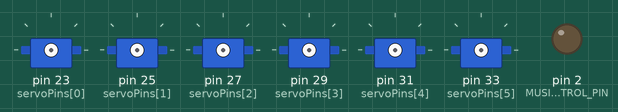
Bench run of a sketch on a simulated Arduino Mega 2560, built with avr-gcc and run on an emulated ATmega2560. On the bench: 6 × servo, output pins drawn as LEDs (lit = HIGH).

Above: at 0.1 s.
At 4.6 s:
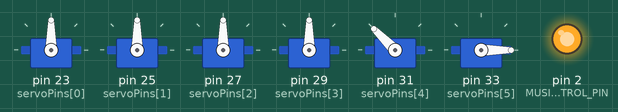
At 10.0 s:
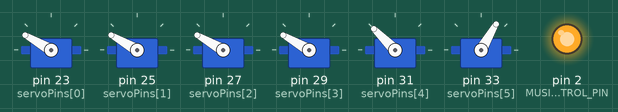
At 25.5 s:
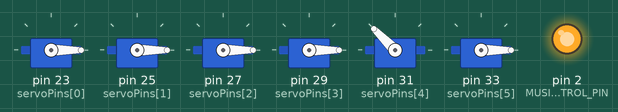
At 31.0 s:
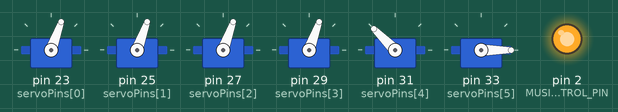
At 37.0 s:
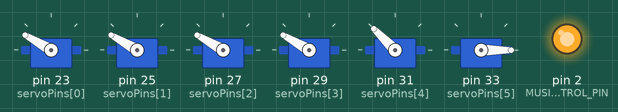
Timing chart, 0 to 40.0 s (numbered marks = the images above):
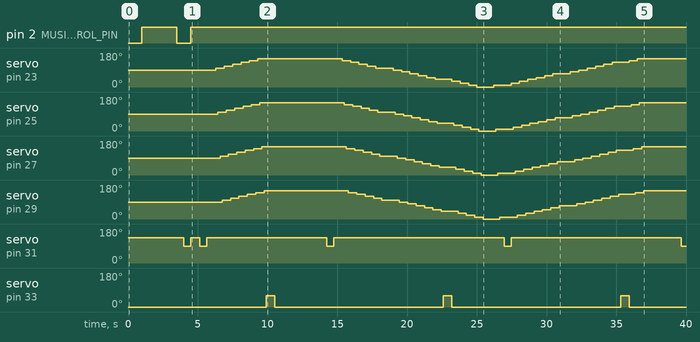

The sketch:

DancingBirdsMega.ino
```cpp
/**
 * \file DancingBirdsMega.ino
 * \brief The arduino file for the dancing birds project,
 * Arduino Mega only for Art-a-Tronic exhibition
 *
 * \date April 2019 = June 2019
 * \author Enrico Miglino <balearicdynamics@gmail.com>
 * \version 2.1
 *
 */
#undef _DEBUG

#include <Servo.h>

#ifdef _DEBUG
#include <Streaming.h>
#endif

#include "constants.h"

//! Array of the servo pins
int servoPins[NUMSERVOS] = { 23, 25, 27, 29, 31, 33 };
//! Array of the servo library instances (one every servo)
Servo servos[NUMSERVOS];

cmdStatus birdsActivity;


//! Initialisation function
void setup() {
    int j;
#ifdef _DEBUG
    Serial.begin(9600);
#endif
    // Initialize the music power On/Off
    pinMode(MUSIC_CONTROL_PIN, OUTPUT);
    // Initilize the status structure and the servos
    initActivityStatus();
    // Test the servos on startup
    testSystem();
}

//! Application main loop
void loop() {
    int j;

    // Music on
#ifdef _DEBUG
    Serial << "Loop() musicOn" << endl;
#endif
    setupCommand(CMD_MUSIC);
    commandProcessor();
    delay(150);

    // Action cycle
    for(j = 0; j < ACTION_LOOP_CYCLES; j++) {
#ifdef _DEBUG
    Serial << "Loop() Action loop cycle " << j << endl;
#endif
        setupCommand(CMD_JUMP);
        commandProcessor();
        delay(150);
        setupCommand(CMD_DANCE);
        commandProcessor();
        setupCommand(CMD_SOUND);
        commandProcessor();
        delay(150);
    }

    // Music off
#ifdef _DEBUG
    Serial << "Loop() musicOff" << endl;
#endif
    setupCommand(CMD_MUSIC);
    commandProcessor();
    delay(150);

    // Pause
    delay(ACTION_LOOP_PAUSE);
}
// ============================================================
//                      FUNCTIONS & COMMANDS
// ============================================================

/**
 * Initialize the commands status structure and set the status
 * of the servos accordingly
 */
void initActivityStatus() {
    initBirds();
    powerMusic();
    initServos();
}

//
/**
 * Initialize the birds platform and preset the comands structure
 * and servos status
 */
void initBirds() {
    // Initialize the activity structure
    birdsActivity.music = false;
    birdsActivity.dance = false;
    birdsActivity.changeMusic = false;
    birdsActivity.birdsJump = false;
    birdsActivity.currentBird = 0;

    int j;

    for(j = 0; j < NUM_BIRDS; j++) {
        birdsActivity.birdsRotation[j] = BIRDS_QUIET;
        birdsActivity.rotateDirection[j] = BIRD_DIRECTION_CW;
    }
}

/**
 * Change the currently selected bird.
 * If the last is reached, start with the firs
 */
 void changeBird() {

  birdsActivity.currentBird++;

  // If last bird is reached, select the first
  if(birdsActivity.currentBird == NUM_BIRDS) {
    birdsActivity.currentBird = 0;
  }
 }

/**
 * Initialise the servos.
 * This method is also called by the initActivityStatus() to setup the
 * servos to the initial position.
 */
void initServos() {
    int j;

    // Attach the servos to the corresponding pins
    for(j = 0; j < NUMSERVOS; j++) {
        servos[j].attach(servoPins[j]);
    }

    // Initialize the birds servos to the current position
    for(j = 0; j < NUM_BIRDS; j++) {
        setServo(j, birdsActivity.birdsRotation[j]);
    }

    // Initialize the position of the birds platform to the down position
    setServo(BRID_PLATFORM_PIN, BIRDS_JUMP_DOWN);

    // Initialize the position of the birds platform to the down position
    setServo(MUSICBUTTON_PIN, MUSIC_BUTTON_UP);

    // Force the music off
    powerMusic();
}

/**
 * Initialise the system for dancing.
 */
void initDance() {
    int j;

    for(j = 0; j < NUM_BIRDS; j++) {
        birdsActivity.birdsRotation[j] = BIRDS_QUIET;
        birdsActivity.rotateDirection[j] = BIRD_DIRECTION_CW;
        setServo(j, birdsActivity.birdsRotation[j]);
    }

    // Initialize the position of the birds platform to the down position
    setServo(BRID_PLATFORM_PIN, BIRDS_JUMP_DOWN);
    // Initialize the position of the birds platform to the down position
    setServo(MUSICBUTTON_PIN, MUSIC_BUTTON_UP);
}

/**
 * Test the system after startup
 */
 void testSystem() {

    birdsActivity.music = true;
    powerMusic();
    delay(1000);
    changeMusic();
    delay(1000);
    birdsActivity.music = false;
    powerMusic();
    birdsActivity.changeMusic = false;

    birdsActivity.birdsJump = true;
    jumpBirds();
    birdsActivity.birdsJump = false;
 }

/**
 * Executes a birds platform jump. The operation is conditioned to the
 * flex status.
 * This allows the function to be called programmatically every loop cycle
 * but the jump has effect depending on the flag status.
 * After the jump is executed, the jump status is reset
 */
void jumpBirds() {
    if(birdsActivity.birdsJump) {
        setServo(BRID_PLATFORM_PIN, BIRDS_JUMP_UP);
        delay(BIRDS_JUMP_DELAY);
        setServo(BRID_PLATFORM_PIN, BIRDS_JUMP_DOWN);
        birdsActivity.birdsJump = false;
    }
}

//! Position a servo at the desired angle
void setServo(int num, int deg) {
  deg = constrain(deg, MIN_ANGLE, MAX_ANGLE);
  servos[num].write(deg);
}

/**
 * Set On/Off the music player. The command needs half a second
 * of delay to be completed.
 */
void powerMusic() {
  if(birdsActivity.music) {
      digitalWrite(MUSIC_CONTROL_PIN, HIGH);
  }
  else {
      digitalWrite(MUSIC_CONTROL_PIN, LOW);
  }
  delay(500);
}

/**
 * Press the music change button, if there is a queued request.
 * Ater the command has been executed, the flag status is reset
 */
void changeMusic() {
  if(birdsActivity.changeMusic) {
    setServo(MUSICBUTTON_PIN, MUSIC_BUTTON_DOWN);
    delay(MUSIC_BUTTON_DELAY);
    setServo(MUSICBUTTON_PIN, MUSIC_BUTTON_UP);
    birdsActivity.changeMusic = false;
  }
}

/**
 * Executes the dance sequence for the desired period
 * The dance steps are exectued starting from the current position
 * of every bird.
 *
 * @param duration The period to dance (ms)
 */
void dance(int duration) {
    int j, k = 0, danceSteps;

#ifdef _DEBUG
    Serial << "dance() steps " << duration << endl;
#endif

    // Initialize the dance, only if the dance flag is set
    if(birdsActivity.dance) {
//      initDance();
//      delay(250);

        // Dance until the end of world (cit.)
        for(danceSteps = 0; danceSteps < duration; danceSteps++) {
          int b;

#ifdef _DEBUG
    Serial << "dance() dancing " << danceSteps << endl;
#endif

          // Loop the birds
          for(b = 0; b < NUM_BIRDS; b++) {
              // -----------------------------------
              // Check for the direction clockwise
              // -----------------------------------
              if(birdsActivity.rotateDirection[b] == BIRD_DIRECTION_CW) {
                  // Check if the position is at the end and invert the direction
                  if(birdsActivity.birdsRotation[b] >= BIRDS_MAX_ROT) {
                      // Invert the direction
                      birdsActivity.rotateDirection[b] = BIRD_DIRECTION_CCW;
                  } // Invert direction
                  else {
                      // Increment the step
                      birdsActivity.birdsRotation[b] += BIRDS_ROT_STEP;
                  } // Directiion clockwise
              } else {
                  // -----------------------------------
                  // Direction counterclockwise
                  // -----------------------------------
                  // Check if the position is at the end and invert the direction
                  if(birdsActivity.birdsRotation[b] <= BIRDS_MIN_ROT) {
                      // Invert the direction
                      birdsActivity.rotateDirection[b] = BIRD_DIRECTION_CW;
                  } // Invert direction
                  else {
                      // Decrement the step
                      birdsActivity.birdsRotation[b] -= BIRDS_ROT_STEP;
                  } // Decrement the position
              } // Direction counterclockwise
              // Position the bird servo
              birdsActivity.currentBird = b;
              rotateBird();
              delay(150);
            } // Loop the birds
        } // Dance until...
    }
}

/**
 * Rotate the currentbird consideing the direction
 */
void rotateBird() {
  setServo(birdsActivity.currentBird,
      birdsActivity.birdsRotation[birdsActivity.currentBird]);
}

/**
 * Mnually rotate the current selected bird of a single step
 * when the right or let limit is reached the rotation stops
 */
void stepRotateBird() {

  if(birdsActivity.rotateDirection[birdsActivity.currentBird] == BIRD_DIRECTION_CW) {
      // Check if the position is at the end and invert the direction
      if(birdsActivity.birdsRotation[birdsActivity.currentBird] != BIRDS_MAX_ROT) {
        // Increment the step
        birdsActivity.birdsRotation[birdsActivity.currentBird] += BIRDS_ROT_STEP;
      } // Directiion clockwise
  } else {
      // -----------------------------------
      // Direction counterclockwise
      // -----------------------------------
      // Check if the position is at the end and invert the direction
      if(birdsActivity.birdsRotation[birdsActivity.currentBird] != BIRDS_MIN_ROT) {
        // Decrement the step
        birdsActivity.birdsRotation[birdsActivity.currentBird] -= BIRDS_ROT_STEP;
      } // Decrement the position
  } // Direction counterclockwise
  // Position the bird servo
  rotateBird();
}

/**
 * Execute the padByte command
 */
void setupCommand(int padByte) {

  switch(padByte) {

    case CMD_JUMP:
      // Set the jump status request to true. The jump will be executed
      // anyway from the main loop or the dance function and does no
      // change the other statuses. After the jump is exectued the request
      // is reset.
      birdsActivity.birdsJump = true;
      break;

    case CMD_ROTATE_RIGHT:
      // Set the rotation direction to clockwise.
      // This command disable the dance mode.
      birdsActivity.rotateDirection[birdsActivity.currentBird] = BIRD_DIRECTION_CW;
      stepRotateBird();
      delay(150); // avoid multiple commands
      break;

    case CMD_NEXT_BIRD:
      // Change the current controlled bird to the next one. If
      // the max limit is reached, the next bird is the first one
      // This command disable the dance mode.
      birdsActivity.currentBird++;
      if(birdsActivity.currentBird == NUM_BIRDS) {
        birdsActivity.currentBird = 0;
      }
      delay(500); // avoid multiple commands
      break;

    case CMD_ROTATE_LEFT:
      // Set the rotation direction to counterclockwise.
      // This command disable the dance mode.
      birdsActivity.rotateDirection[birdsActivity.currentBird] = BIRD_DIRECTION_CCW;
      stepRotateBird();
      delay(150); // avoid multiple commands
      break;

    case CMD_MUSIC:
      // Change the music status.
      // Disabling the music dance if running is stoped
      if(birdsActivity.music) {
        birdsActivity.music = false;
        birdsActivity.dance = false;
      }
      else {
        birdsActivity.music = true;
      }
      powerMusic();
      break;

    case CMD_SOUND:
      // Set the change music request.
      // The command is processed in the main loop or at the end of a dance
      // sequece (end of movements loop cycle)
      birdsActivity.changeMusic = true;
      break;

    case CMD_DANCE:
      // Change the dance status. The command is processed in
      // the main loop or in the dance command.
      // If the music is off the command has no effect (dance will be off)
      // Stopping dance does not stop the music
      if(birdsActivity.music) {
        birdsActivity.dance = true;
      }
      delay(500);
      break;

    case CMD_STOP:
      initActivityStatus(); // Reinitialize the system
      break;
  }
}

/**
 * Process the commands in the right order and eventually
 * pass the control to the dance process
 * The commands not managed by the commandProcessor() are
 * executed as they are detected vy the checkPadStaus()
 * command parser
 */
 void commandProcessor() {
  jumpBirds();
  changeMusic();
  dance(DANCE_CYCLE);
 }
```

constants.h
```cpp
/**
 * \file constants.h
 * \brief constants for the dancing birds project,
 * Arduino Mega only for Art-a-Tronic exhibition
 *
 * \date April 2019 = June 2019
 * \author Enrico Miglino <balearicdynamics@gmail.com>
 * \version 2.1
 *
 */
#ifndef _CONSTANTS
#define _CONSTANTS

//#define PIR_PIN 8               ///< Pir sensor pin NOT USED
//#define END_SEQ_DELAY 30000     ///< End sequence delay before checking the PIR again (ms)

#define BIRD1_PIN 0             ///< Bird pin index (servo control)
#define BIRD2_PIN 1             ///< Bird pin index (servo control)
#define BIRD3_PIN 2             ///< Bird pin index (servo control)
#define BIRD4_PIN 3             ///< Bird pin index (servo control)
#define BRID_PLATFORM_PIN 4     ///< Queue motion servo
#define MUSICBUTTON_PIN 5       ///< Music selection button servo
#define MUSIC_CONTROL_PIN 2     ///< Music power pin

#define NUMSERVOS 6             ///< Number of servos organised in an array

#define MIN_ANGLE 0     ///< Real min angle of the servo. 0-180 Deg is refactored to it
#define MAX_ANGLE 150   ///< Real max angle of the servo. 0-180 Deg is r5factored to it
// ===============================================
//  Birds Commands
// ===============================================

#define CMD_JUMP 0x01               ///< Birds platform jump once
#define CMD_ROTATE_RIGHT 0x02       ///< Rotate current bird right (no action if reach limit)
#define CMD_NEXT_BIRD 0x03          ///< Move control to next bird (1-4 cyclic)
#define CMD_ROTATE_LEFT 0x04        ///< Rotate current bird left (no action if reach limit)
#define CMD_MUSIC 0x05              ///< Change the status of the music player (On/Off)
#define CMD_SOUND 0x06              ///< Change the current playing music
#define CMD_DANCE 0X07              ///< Set birds dancing On/Off
#define CMD_STOP 0X08               ///< Power off the game

//! Commands constants
#define BIRDS_ROT_STEP 10    ///< Manual rotation step of the birds (Deg)
#define BIRDS_QUIET 90      ///<
#define BIRDS_MIN_ROT 0     ///< Minimum rotation angle of the birds (Deg)
#define BIRDS_MAX_ROT 180   ///< Minimum rotation angle of the birds (Deg)
#define BIRDS_RESTING 90    ///< Birds resting oint angle (Deg)
#define NUM_BIRDS 4         ///< Number of birds

#define BIRDS_JUMP_UP 90        ///< Birds platform up position (Deg)
#define BIRDS_JUMP_DOWN 135     ///< Birds platform down position (Deg)
#define BIRDS_JUMP_DELAY 500    ///< Duration of the birds platform jump

#define MUSIC_BUTTON_DOWN 60    ///< Music change button press position (Deg)
#define MUSIC_BUTTON_UP 0       ///< Music change button release position (Deg)
#define MUSIC_BUTTON_DELAY 600  ///< Delay of the music change button press to take effect (ms)

#define BIRD_DIRECTION_CW +1    ///< Birds rotation direction
#define BIRD_DIRECTION_CCW -1   ///< Birds rotation direction

#define ACTION_LOOP_CYCLES 5    ///< Number of times the action loop is exectued before a pause
#define ACTION_LOOP_PAUSE 300000    ///< Delay (ms) after every dancing cycle, 5 min
#define DANCE_CYCLE 6          ///< Dance cycle duration (steps)

//! Structure defining the status of the birds platform
typedef struct {
    boolean music;                      ///< The status of the music player
    boolean changeMusic;                ///< Request to press the music change button
    boolean dance;                      ///< Current dance status
    int birdsRotation[NUM_BIRDS];       ///< The birds rotation status
    boolean birdsJump;                  ///< Flex the birds
    int rotateDirection[NUM_BIRDS];     ///< Current rotation direction of the birds (+1/-1)
    int currentBird;                    ///< Current bird selected for motion
} cmdStatus;

#endif
```

Measured:
- by itself, pin 2 (MUSIC_CONTROL_PIN): HIGH → LOW at 3.5 s, → HIGH 1.0 s later
- by itself, servo on pin 33 (servoPins[5]): alternates 60° for 0.60 s and 0° for 12.1 s
- by itself, servo on pin 31 (servoPins[4]): 135° → 90° at 4.0 s, → 135° 0.50 s later, → 90° 0.65 s later, → 135° 0.50 s later, … (9 changes in this stretch)
- by itself, servo on pin 23 (servoPins[0]): 90° → 100° at 6.3 s, → 110° 0.60 s later, → 120° 0.60 s later, → 130° 0.60 s later, … (36 changes in this stretch)
